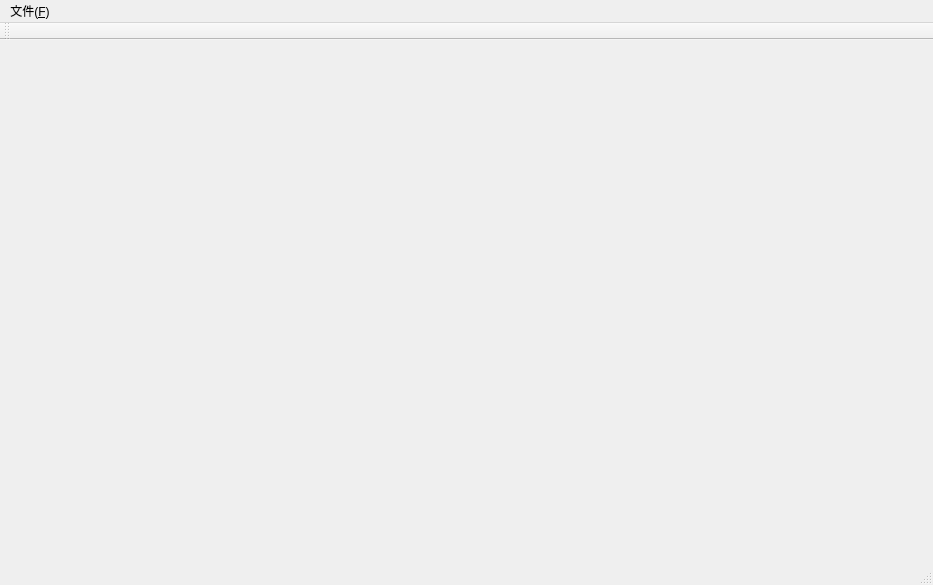
<?xml version="1.0" encoding="UTF-8"?>
<ui version="4.0">
 <class>MainWindow</class>
 <widget class="QMainWindow" name="MainWindow">
  <property name="geometry">
   <rect>
    <x>0</x>
    <y>0</y>
    <width>933</width>
    <height>585</height>
   </rect>
  </property>
  <property name="windowTitle">
   <string>MainWindow</string>
  </property>
  <widget class="QWidget" name="centralWidget"/>
  <widget class="QMenuBar" name="menuBar">
   <property name="geometry">
    <rect>
     <x>0</x>
     <y>0</y>
     <width>933</width>
     <height>26</height>
    </rect>
   </property>
   <widget class="QMenu" name="menu_F">
    <property name="title">
     <string>文件(&amp;F)</string>
    </property>
    <addaction name="action_N"/>
    <addaction name="action_O"/>
    <addaction name="action_S"/>
    <addaction name="action_A"/>
    <addaction name="action_L"/>
   </widget>
   <addaction name="menu_F"/>
  </widget>
  <widget class="QToolBar" name="mainToolBar">
   <attribute name="toolBarArea">
    <enum>TopToolBarArea</enum>
   </attribute>
   <attribute name="toolBarBreak">
    <bool>false</bool>
   </attribute>
  </widget>
  <widget class="QStatusBar" name="statusBar"/>
  <action name="action_N">
   <property name="icon">
    <iconset>
     <normaloff>:/myImages/images/filenew.png</normaloff>:/myImages/images/filenew.png</iconset>
   </property>
   <property name="text">
    <string>新建(&amp;N)</string>
   </property>
   <property name="shortcut">
    <string>Ctrl+N</string>
   </property>
  </action>
  <action name="action_O">
   <property name="icon">
    <iconset>
     <normaloff>:/myImages/images/fileopen.png</normaloff>:/myImages/images/fileopen.png</iconset>
   </property>
   <property name="text">
    <string>打开(&amp;O)</string>
   </property>
   <property name="shortcut">
    <string>Ctrl+O</string>
   </property>
  </action>
  <action name="action_S">
   <property name="icon">
    <iconset>
     <normaloff>:/myImages/images/filesave.png</normaloff>:/myImages/images/filesave.png</iconset>
   </property>
   <property name="text">
    <string>保存(&amp;S)</string>
   </property>
   <property name="shortcut">
    <string>Ctrl+S</string>
   </property>
  </action>
  <action name="action_A">
   <property name="icon">
    <iconset>
     <normaloff>:/myImages/images/filesaveas.png</normaloff>:/myImages/images/filesaveas.png</iconset>
   </property>
   <property name="text">
    <string>保存全部(&amp;A)</string>
   </property>
   <property name="shortcut">
    <string>Ctrl+Shift+S</string>
   </property>
  </action>
  <action name="action_L">
   <property name="icon">
    <iconset>
     <normaloff>:/myImages/images/find.png</normaloff>:/myImages/images/find.png</iconset>
   </property>
   <property name="text">
    <string>查找(&amp;L)</string>
   </property>
   <property name="shortcut">
    <string>Ctrl+L</string>
   </property>
  </action>
 </widget>
 <layoutdefault spacing="6" margin="11"/>
 <resources/>
 <connections/>
</ui>
